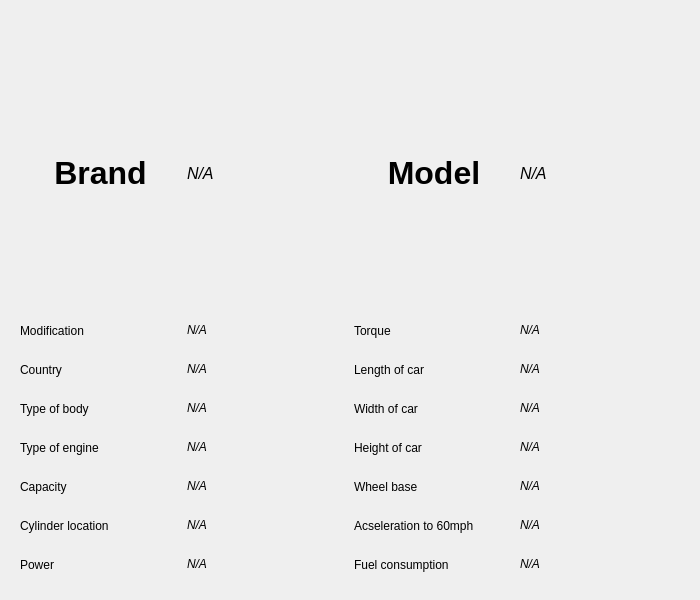
<?xml version="1.0" encoding="UTF-8"?>
<ui version="4.0">
 <class>SecondWindow</class>
 <widget class="QDialog" name="SecondWindow">
  <property name="geometry">
   <rect>
    <x>0</x>
    <y>0</y>
    <width>700</width>
    <height>600</height>
   </rect>
  </property>
  <property name="minimumSize">
   <size>
    <width>700</width>
    <height>600</height>
   </size>
  </property>
  <property name="maximumSize">
   <size>
    <width>700</width>
    <height>600</height>
   </size>
  </property>
  <property name="windowTitle">
   <string>Information about car</string>
  </property>
  <widget class="QWidget" name="layoutWidget">
   <property name="geometry">
    <rect>
     <x>20</x>
     <y>40</y>
     <width>661</width>
     <height>541</height>
    </rect>
   </property>
   <layout class="QVBoxLayout" name="verticalLayout_5">
    <item>
     <layout class="QHBoxLayout" name="horizontalLayout">
      <item>
       <widget class="QLabel" name="label_17">
        <property name="text">
         <string>&lt;html&gt;&lt;head/&gt;&lt;body&gt;&lt;p align=&quot;center&quot;&gt;&lt;span style=&quot; font-size:24pt; font-weight:600;&quot;&gt;Brand&lt;/span&gt;&lt;/p&gt;&lt;/body&gt;&lt;/html&gt;</string>
        </property>
       </widget>
      </item>
      <item>
       <widget class="QLabel" name="brand">
        <property name="text">
         <string>&lt;html&gt;&lt;head/&gt;&lt;body&gt;&lt;p&gt;&lt;span style=&quot; font-size:12pt; font-style:italic;&quot;&gt;N/A&lt;/span&gt;&lt;/p&gt;&lt;/body&gt;&lt;/html&gt;</string>
        </property>
       </widget>
      </item>
      <item>
       <widget class="QLabel" name="label_15">
        <property name="text">
         <string>&lt;html&gt;&lt;head/&gt;&lt;body&gt;&lt;p align=&quot;center&quot;&gt;&lt;span style=&quot; font-size:24pt; font-weight:600;&quot;&gt;Model&lt;/span&gt;&lt;/p&gt;&lt;/body&gt;&lt;/html&gt;</string>
        </property>
       </widget>
      </item>
      <item>
       <widget class="QLabel" name="model">
        <property name="text">
         <string>&lt;html&gt;&lt;head/&gt;&lt;body&gt;&lt;p&gt;&lt;span style=&quot; font-size:12pt; font-style:italic;&quot;&gt;N/A&lt;/span&gt;&lt;/p&gt;&lt;/body&gt;&lt;/html&gt;</string>
        </property>
       </widget>
      </item>
     </layout>
    </item>
    <item>
     <layout class="QHBoxLayout" name="horizontalLayout_2">
      <item>
       <layout class="QVBoxLayout" name="verticalLayout">
        <item>
         <widget class="QLabel" name="label">
          <property name="text">
           <string>Modification</string>
          </property>
         </widget>
        </item>
        <item>
         <widget class="QLabel" name="label_2">
          <property name="text">
           <string>Country</string>
          </property>
         </widget>
        </item>
        <item>
         <widget class="QLabel" name="label_3">
          <property name="text">
           <string>Type of body</string>
          </property>
         </widget>
        </item>
        <item>
         <widget class="QLabel" name="label_4">
          <property name="text">
           <string>Type of engine</string>
          </property>
         </widget>
        </item>
        <item>
         <widget class="QLabel" name="label_5">
          <property name="text">
           <string>Capacity</string>
          </property>
         </widget>
        </item>
        <item>
         <widget class="QLabel" name="label_6">
          <property name="text">
           <string>Cylinder location</string>
          </property>
         </widget>
        </item>
        <item>
         <widget class="QLabel" name="label_7">
          <property name="text">
           <string>Power</string>
          </property>
         </widget>
        </item>
       </layout>
      </item>
      <item>
       <layout class="QVBoxLayout" name="verticalLayout_3">
        <item>
         <widget class="QLabel" name="modification">
          <property name="text">
           <string>&lt;html&gt;&lt;head/&gt;&lt;body&gt;&lt;p&gt;&lt;span style=&quot; font-style:italic;&quot;&gt;N/A&lt;/span&gt;&lt;/p&gt;&lt;/body&gt;&lt;/html&gt;</string>
          </property>
         </widget>
        </item>
        <item>
         <widget class="QLabel" name="country">
          <property name="text">
           <string>&lt;html&gt;&lt;head/&gt;&lt;body&gt;&lt;p&gt;&lt;span style=&quot; font-style:italic;&quot;&gt;N/A&lt;/span&gt;&lt;/p&gt;&lt;/body&gt;&lt;/html&gt;</string>
          </property>
         </widget>
        </item>
        <item>
         <widget class="QLabel" name="type_body">
          <property name="text">
           <string>&lt;html&gt;&lt;head/&gt;&lt;body&gt;&lt;p&gt;&lt;span style=&quot; font-style:italic;&quot;&gt;N/A&lt;/span&gt;&lt;/p&gt;&lt;/body&gt;&lt;/html&gt;</string>
          </property>
         </widget>
        </item>
        <item>
         <widget class="QLabel" name="engine">
          <property name="text">
           <string>&lt;html&gt;&lt;head/&gt;&lt;body&gt;&lt;p&gt;&lt;span style=&quot; font-style:italic;&quot;&gt;N/A&lt;/span&gt;&lt;/p&gt;&lt;/body&gt;&lt;/html&gt;</string>
          </property>
         </widget>
        </item>
        <item>
         <widget class="QLabel" name="capacity">
          <property name="text">
           <string>&lt;html&gt;&lt;head/&gt;&lt;body&gt;&lt;p&gt;&lt;span style=&quot; font-style:italic;&quot;&gt;N/A&lt;/span&gt;&lt;/p&gt;&lt;/body&gt;&lt;/html&gt;</string>
          </property>
         </widget>
        </item>
        <item>
         <widget class="QLabel" name="locate_cyl">
          <property name="text">
           <string>&lt;html&gt;&lt;head/&gt;&lt;body&gt;&lt;p&gt;&lt;span style=&quot; font-style:italic;&quot;&gt;N/A&lt;/span&gt;&lt;/p&gt;&lt;/body&gt;&lt;/html&gt;</string>
          </property>
         </widget>
        </item>
        <item>
         <widget class="QLabel" name="power">
          <property name="text">
           <string>&lt;html&gt;&lt;head/&gt;&lt;body&gt;&lt;p&gt;&lt;span style=&quot; font-style:italic;&quot;&gt;N/A&lt;/span&gt;&lt;/p&gt;&lt;/body&gt;&lt;/html&gt;</string>
          </property>
         </widget>
        </item>
       </layout>
      </item>
      <item>
       <layout class="QVBoxLayout" name="verticalLayout_2">
        <item>
         <widget class="QLabel" name="label_10">
          <property name="text">
           <string>Torque</string>
          </property>
         </widget>
        </item>
        <item>
         <widget class="QLabel" name="label_9">
          <property name="text">
           <string>Length of car</string>
          </property>
         </widget>
        </item>
        <item>
         <widget class="QLabel" name="label_14">
          <property name="text">
           <string>Width of car</string>
          </property>
         </widget>
        </item>
        <item>
         <widget class="QLabel" name="label_12">
          <property name="text">
           <string>Height of car</string>
          </property>
         </widget>
        </item>
        <item>
         <widget class="QLabel" name="label_11">
          <property name="text">
           <string>Wheel base</string>
          </property>
         </widget>
        </item>
        <item>
         <widget class="QLabel" name="label_13">
          <property name="text">
           <string>Acseleration to 60mph</string>
          </property>
         </widget>
        </item>
        <item>
         <widget class="QLabel" name="label_8">
          <property name="text">
           <string>Fuel consumption</string>
          </property>
         </widget>
        </item>
       </layout>
      </item>
      <item>
       <layout class="QVBoxLayout" name="verticalLayout_4">
        <item>
         <widget class="QLabel" name="torque">
          <property name="text">
           <string>&lt;html&gt;&lt;head/&gt;&lt;body&gt;&lt;p&gt;&lt;span style=&quot; font-style:italic;&quot;&gt;N/A&lt;/span&gt;&lt;/p&gt;&lt;/body&gt;&lt;/html&gt;</string>
          </property>
         </widget>
        </item>
        <item>
         <widget class="QLabel" name="length">
          <property name="text">
           <string>&lt;html&gt;&lt;head/&gt;&lt;body&gt;&lt;p&gt;&lt;span style=&quot; font-style:italic;&quot;&gt;N/A&lt;/span&gt;&lt;/p&gt;&lt;/body&gt;&lt;/html&gt;</string>
          </property>
         </widget>
        </item>
        <item>
         <widget class="QLabel" name="width">
          <property name="text">
           <string>&lt;html&gt;&lt;head/&gt;&lt;body&gt;&lt;p&gt;&lt;span style=&quot; font-style:italic;&quot;&gt;N/A&lt;/span&gt;&lt;/p&gt;&lt;/body&gt;&lt;/html&gt;</string>
          </property>
         </widget>
        </item>
        <item>
         <widget class="QLabel" name="heigth">
          <property name="text">
           <string>&lt;html&gt;&lt;head/&gt;&lt;body&gt;&lt;p&gt;&lt;span style=&quot; font-style:italic;&quot;&gt;N/A&lt;/span&gt;&lt;/p&gt;&lt;/body&gt;&lt;/html&gt;</string>
          </property>
         </widget>
        </item>
        <item>
         <widget class="QLabel" name="wheelbase">
          <property name="text">
           <string>&lt;html&gt;&lt;head/&gt;&lt;body&gt;&lt;p&gt;&lt;span style=&quot; font-style:italic;&quot;&gt;N/A&lt;/span&gt;&lt;/p&gt;&lt;/body&gt;&lt;/html&gt;</string>
          </property>
         </widget>
        </item>
        <item>
         <widget class="QLabel" name="dynamic">
          <property name="text">
           <string>&lt;html&gt;&lt;head/&gt;&lt;body&gt;&lt;p&gt;&lt;span style=&quot; font-style:italic;&quot;&gt;N/A&lt;/span&gt;&lt;/p&gt;&lt;/body&gt;&lt;/html&gt;</string>
          </property>
         </widget>
        </item>
        <item>
         <widget class="QLabel" name="fuel_consumpt">
          <property name="text">
           <string>&lt;html&gt;&lt;head/&gt;&lt;body&gt;&lt;p&gt;&lt;span style=&quot; font-style:italic;&quot;&gt;N/A&lt;/span&gt;&lt;/p&gt;&lt;/body&gt;&lt;/html&gt;</string>
          </property>
         </widget>
        </item>
       </layout>
      </item>
     </layout>
    </item>
   </layout>
  </widget>
 </widget>
 <resources/>
 <connections/>
</ui>
